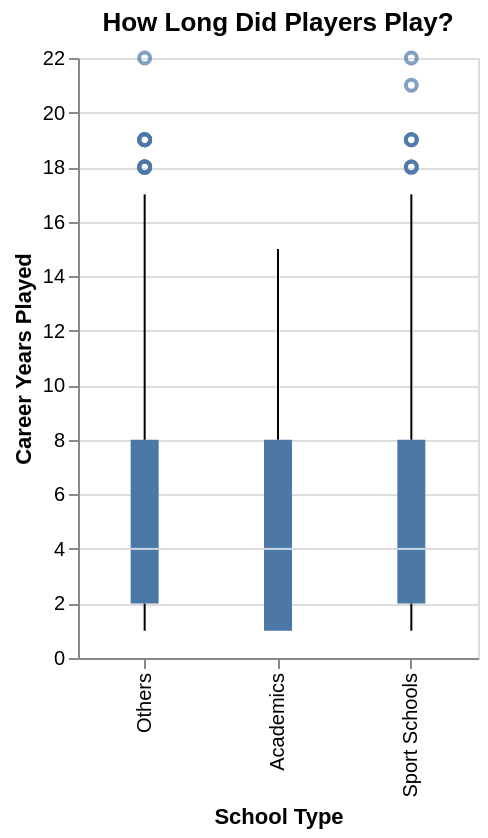

Write notebook code for a chart like this one.
### Markdown cell above
Problems:
- salary reflects skill
- Small ivy size

### Code cell
player_salary = sal.groupby("playerID").agg(
    career_total = ("finalSalary", "sum"),
    peak_salary  = ("finalSalary", "max"),
    avg_salary   = ("finalSalary", "mean"),
    years_played = ("finalSalary", "count")
).reset_index()

analysis_df = player_salary.merge(
    last_college[["playerID", "school_type"]],
    on="playerID", how="inner"
)

label_map = {0: "Others", 1: "Academics", 2: "Sport Schools"}
analysis_df["school_type_label"] = analysis_df["school_type"].map(label_map)

### Figure 1 — Vega-Lite specification as saved in the notebook (floating-point values rounded to 4 significant figures; data arrays with more than 128 entries replaced by an {"elided": "..."} marker saying what was removed)
{"config": {"view": {"continuousWidth": 300, "continuousHeight": 300}}, "data": {"name": "data-49a1a1850b71351859fa0ebedfdf0e75"}, "mark": {"type": "boxplot"}, "encoding": {"x": {"field": "school_type_label", "sort": ["Others", "Academics", "Sport Schools"], "title": "School Type", "type": "nominal"}, "y": {"axis": {"title": "Career Years Played"}, "field": "years_played", "type": "quantitative"}}, "title": "How Long Did Players Play?", "width": 200, "$schema": "https://vega.github.io/schema/vega-lite/v6.4.1.json", "datasets": {"data-49a1a1850b71351859fa0ebedfdf0e75": {"elided": "2076 records"}}}
